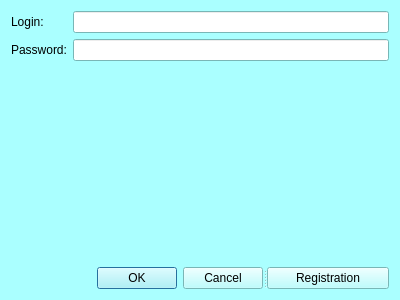
<?xml version="1.0" encoding="UTF-8"?>
<ui version="4.0">
 <class>LoginWindow</class>
 <widget class="QDialog" name="LoginWindow">
  <property name="geometry">
   <rect>
    <x>0</x>
    <y>0</y>
    <width>400</width>
    <height>300</height>
   </rect>
  </property>
  <property name="palette">
   <palette>
    <active>
     <colorrole role="WindowText">
      <brush brushstyle="SolidPattern">
       <color alpha="255">
        <red>0</red>
        <green>0</green>
        <blue>0</blue>
       </color>
      </brush>
     </colorrole>
     <colorrole role="Button">
      <brush brushstyle="SolidPattern">
       <color alpha="255">
        <red>170</red>
        <green>255</green>
        <blue>255</blue>
       </color>
      </brush>
     </colorrole>
     <colorrole role="Light">
      <brush brushstyle="SolidPattern">
       <color alpha="255">
        <red>255</red>
        <green>255</green>
        <blue>255</blue>
       </color>
      </brush>
     </colorrole>
     <colorrole role="Midlight">
      <brush brushstyle="SolidPattern">
       <color alpha="255">
        <red>212</red>
        <green>255</green>
        <blue>255</blue>
       </color>
      </brush>
     </colorrole>
     <colorrole role="Dark">
      <brush brushstyle="SolidPattern">
       <color alpha="255">
        <red>85</red>
        <green>127</green>
        <blue>127</blue>
       </color>
      </brush>
     </colorrole>
     <colorrole role="Mid">
      <brush brushstyle="SolidPattern">
       <color alpha="255">
        <red>113</red>
        <green>170</green>
        <blue>170</blue>
       </color>
      </brush>
     </colorrole>
     <colorrole role="Text">
      <brush brushstyle="SolidPattern">
       <color alpha="255">
        <red>0</red>
        <green>0</green>
        <blue>0</blue>
       </color>
      </brush>
     </colorrole>
     <colorrole role="BrightText">
      <brush brushstyle="SolidPattern">
       <color alpha="255">
        <red>255</red>
        <green>255</green>
        <blue>255</blue>
       </color>
      </brush>
     </colorrole>
     <colorrole role="ButtonText">
      <brush brushstyle="SolidPattern">
       <color alpha="255">
        <red>0</red>
        <green>0</green>
        <blue>0</blue>
       </color>
      </brush>
     </colorrole>
     <colorrole role="Base">
      <brush brushstyle="SolidPattern">
       <color alpha="255">
        <red>255</red>
        <green>255</green>
        <blue>255</blue>
       </color>
      </brush>
     </colorrole>
     <colorrole role="Window">
      <brush brushstyle="SolidPattern">
       <color alpha="255">
        <red>170</red>
        <green>255</green>
        <blue>255</blue>
       </color>
      </brush>
     </colorrole>
     <colorrole role="Shadow">
      <brush brushstyle="SolidPattern">
       <color alpha="255">
        <red>0</red>
        <green>0</green>
        <blue>0</blue>
       </color>
      </brush>
     </colorrole>
     <colorrole role="AlternateBase">
      <brush brushstyle="SolidPattern">
       <color alpha="255">
        <red>212</red>
        <green>255</green>
        <blue>255</blue>
       </color>
      </brush>
     </colorrole>
     <colorrole role="ToolTipBase">
      <brush brushstyle="SolidPattern">
       <color alpha="255">
        <red>255</red>
        <green>255</green>
        <blue>220</blue>
       </color>
      </brush>
     </colorrole>
     <colorrole role="ToolTipText">
      <brush brushstyle="SolidPattern">
       <color alpha="255">
        <red>0</red>
        <green>0</green>
        <blue>0</blue>
       </color>
      </brush>
     </colorrole>
     <colorrole role="PlaceholderText">
      <brush brushstyle="SolidPattern">
       <color alpha="127">
        <red>0</red>
        <green>0</green>
        <blue>0</blue>
       </color>
      </brush>
     </colorrole>
    </active>
    <inactive>
     <colorrole role="WindowText">
      <brush brushstyle="SolidPattern">
       <color alpha="255">
        <red>0</red>
        <green>0</green>
        <blue>0</blue>
       </color>
      </brush>
     </colorrole>
     <colorrole role="Button">
      <brush brushstyle="SolidPattern">
       <color alpha="255">
        <red>170</red>
        <green>255</green>
        <blue>255</blue>
       </color>
      </brush>
     </colorrole>
     <colorrole role="Light">
      <brush brushstyle="SolidPattern">
       <color alpha="255">
        <red>255</red>
        <green>255</green>
        <blue>255</blue>
       </color>
      </brush>
     </colorrole>
     <colorrole role="Midlight">
      <brush brushstyle="SolidPattern">
       <color alpha="255">
        <red>212</red>
        <green>255</green>
        <blue>255</blue>
       </color>
      </brush>
     </colorrole>
     <colorrole role="Dark">
      <brush brushstyle="SolidPattern">
       <color alpha="255">
        <red>85</red>
        <green>127</green>
        <blue>127</blue>
       </color>
      </brush>
     </colorrole>
     <colorrole role="Mid">
      <brush brushstyle="SolidPattern">
       <color alpha="255">
        <red>113</red>
        <green>170</green>
        <blue>170</blue>
       </color>
      </brush>
     </colorrole>
     <colorrole role="Text">
      <brush brushstyle="SolidPattern">
       <color alpha="255">
        <red>0</red>
        <green>0</green>
        <blue>0</blue>
       </color>
      </brush>
     </colorrole>
     <colorrole role="BrightText">
      <brush brushstyle="SolidPattern">
       <color alpha="255">
        <red>255</red>
        <green>255</green>
        <blue>255</blue>
       </color>
      </brush>
     </colorrole>
     <colorrole role="ButtonText">
      <brush brushstyle="SolidPattern">
       <color alpha="255">
        <red>0</red>
        <green>0</green>
        <blue>0</blue>
       </color>
      </brush>
     </colorrole>
     <colorrole role="Base">
      <brush brushstyle="SolidPattern">
       <color alpha="255">
        <red>255</red>
        <green>255</green>
        <blue>255</blue>
       </color>
      </brush>
     </colorrole>
     <colorrole role="Window">
      <brush brushstyle="SolidPattern">
       <color alpha="255">
        <red>170</red>
        <green>255</green>
        <blue>255</blue>
       </color>
      </brush>
     </colorrole>
     <colorrole role="Shadow">
      <brush brushstyle="SolidPattern">
       <color alpha="255">
        <red>0</red>
        <green>0</green>
        <blue>0</blue>
       </color>
      </brush>
     </colorrole>
     <colorrole role="AlternateBase">
      <brush brushstyle="SolidPattern">
       <color alpha="255">
        <red>212</red>
        <green>255</green>
        <blue>255</blue>
       </color>
      </brush>
     </colorrole>
     <colorrole role="ToolTipBase">
      <brush brushstyle="SolidPattern">
       <color alpha="255">
        <red>255</red>
        <green>255</green>
        <blue>220</blue>
       </color>
      </brush>
     </colorrole>
     <colorrole role="ToolTipText">
      <brush brushstyle="SolidPattern">
       <color alpha="255">
        <red>0</red>
        <green>0</green>
        <blue>0</blue>
       </color>
      </brush>
     </colorrole>
     <colorrole role="PlaceholderText">
      <brush brushstyle="SolidPattern">
       <color alpha="127">
        <red>0</red>
        <green>0</green>
        <blue>0</blue>
       </color>
      </brush>
     </colorrole>
    </inactive>
    <disabled>
     <colorrole role="WindowText">
      <brush brushstyle="SolidPattern">
       <color alpha="255">
        <red>85</red>
        <green>127</green>
        <blue>127</blue>
       </color>
      </brush>
     </colorrole>
     <colorrole role="Button">
      <brush brushstyle="SolidPattern">
       <color alpha="255">
        <red>170</red>
        <green>255</green>
        <blue>255</blue>
       </color>
      </brush>
     </colorrole>
     <colorrole role="Light">
      <brush brushstyle="SolidPattern">
       <color alpha="255">
        <red>255</red>
        <green>255</green>
        <blue>255</blue>
       </color>
      </brush>
     </colorrole>
     <colorrole role="Midlight">
      <brush brushstyle="SolidPattern">
       <color alpha="255">
        <red>212</red>
        <green>255</green>
        <blue>255</blue>
       </color>
      </brush>
     </colorrole>
     <colorrole role="Dark">
      <brush brushstyle="SolidPattern">
       <color alpha="255">
        <red>85</red>
        <green>127</green>
        <blue>127</blue>
       </color>
      </brush>
     </colorrole>
     <colorrole role="Mid">
      <brush brushstyle="SolidPattern">
       <color alpha="255">
        <red>113</red>
        <green>170</green>
        <blue>170</blue>
       </color>
      </brush>
     </colorrole>
     <colorrole role="Text">
      <brush brushstyle="SolidPattern">
       <color alpha="255">
        <red>85</red>
        <green>127</green>
        <blue>127</blue>
       </color>
      </brush>
     </colorrole>
     <colorrole role="BrightText">
      <brush brushstyle="SolidPattern">
       <color alpha="255">
        <red>255</red>
        <green>255</green>
        <blue>255</blue>
       </color>
      </brush>
     </colorrole>
     <colorrole role="ButtonText">
      <brush brushstyle="SolidPattern">
       <color alpha="255">
        <red>85</red>
        <green>127</green>
        <blue>127</blue>
       </color>
      </brush>
     </colorrole>
     <colorrole role="Base">
      <brush brushstyle="SolidPattern">
       <color alpha="255">
        <red>170</red>
        <green>255</green>
        <blue>255</blue>
       </color>
      </brush>
     </colorrole>
     <colorrole role="Window">
      <brush brushstyle="SolidPattern">
       <color alpha="255">
        <red>170</red>
        <green>255</green>
        <blue>255</blue>
       </color>
      </brush>
     </colorrole>
     <colorrole role="Shadow">
      <brush brushstyle="SolidPattern">
       <color alpha="255">
        <red>0</red>
        <green>0</green>
        <blue>0</blue>
       </color>
      </brush>
     </colorrole>
     <colorrole role="AlternateBase">
      <brush brushstyle="SolidPattern">
       <color alpha="255">
        <red>170</red>
        <green>255</green>
        <blue>255</blue>
       </color>
      </brush>
     </colorrole>
     <colorrole role="ToolTipBase">
      <brush brushstyle="SolidPattern">
       <color alpha="255">
        <red>255</red>
        <green>255</green>
        <blue>220</blue>
       </color>
      </brush>
     </colorrole>
     <colorrole role="ToolTipText">
      <brush brushstyle="SolidPattern">
       <color alpha="255">
        <red>0</red>
        <green>0</green>
        <blue>0</blue>
       </color>
      </brush>
     </colorrole>
     <colorrole role="PlaceholderText">
      <brush brushstyle="SolidPattern">
       <color alpha="127">
        <red>85</red>
        <green>127</green>
        <blue>127</blue>
       </color>
      </brush>
     </colorrole>
    </disabled>
   </palette>
  </property>
  <property name="windowTitle">
   <string>Dialog</string>
  </property>
  <layout class="QVBoxLayout" name="verticalLayout">
   <item>
    <layout class="QFormLayout" name="formLayout">
     <item row="0" column="0">
      <widget class="QLabel" name="label">
       <property name="text">
        <string>Login:</string>
       </property>
      </widget>
     </item>
     <item row="1" column="0">
      <widget class="QLabel" name="label_2">
       <property name="text">
        <string>Password:</string>
       </property>
      </widget>
     </item>
     <item row="0" column="1">
      <widget class="QLineEdit" name="lineEdit_Login"/>
     </item>
     <item row="1" column="1">
      <widget class="QLineEdit" name="lineEdit_Password">
       <property name="echoMode">
        <enum>QLineEdit::Password</enum>
       </property>
      </widget>
     </item>
    </layout>
   </item>
   <item>
    <spacer name="verticalSpacer">
     <property name="orientation">
      <enum>Qt::Vertical</enum>
     </property>
     <property name="sizeHint" stdset="0">
      <size>
       <width>20</width>
       <height>40</height>
      </size>
     </property>
    </spacer>
   </item>
   <item>
    <widget class="QSplitter" name="splitter">
     <property name="orientation">
      <enum>Qt::Horizontal</enum>
     </property>
     <widget class="QDialogButtonBox" name="buttonBox">
      <property name="sizePolicy">
       <sizepolicy hsizetype="Expanding" vsizetype="Fixed">
        <horstretch>0</horstretch>
        <verstretch>0</verstretch>
       </sizepolicy>
      </property>
      <property name="standardButtons">
       <set>QDialogButtonBox::Cancel|QDialogButtonBox::Ok</set>
      </property>
     </widget>
     <widget class="QPushButton" name="pushButton_Registration">
      <property name="text">
       <string>Registration</string>
      </property>
     </widget>
    </widget>
   </item>
  </layout>
 </widget>
 <resources/>
 <connections/>
</ui>
